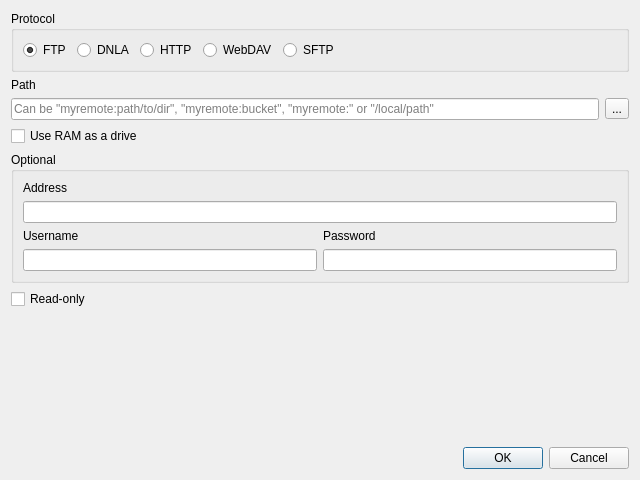
<?xml version="1.0" encoding="UTF-8"?>
<ui version="4.0">
 <class>NewServeWindow</class>
 <widget class="QDialog" name="NewServeWindow">
  <property name="geometry">
   <rect>
    <x>0</x>
    <y>0</y>
    <width>640</width>
    <height>480</height>
   </rect>
  </property>
  <property name="windowTitle">
   <string>New serve</string>
  </property>
  <property name="modal">
   <bool>true</bool>
  </property>
  <layout class="QVBoxLayout" name="verticalLayout">
   <item>
    <widget class="QGroupBox" name="groupBox_2">
     <property name="title">
      <string>Protocol</string>
     </property>
     <layout class="QHBoxLayout" name="horizontalLayout_2">
      <item>
       <widget class="QRadioButton" name="radioButton_ftp">
        <property name="text">
         <string notr="true">FTP</string>
        </property>
        <property name="checked">
         <bool>true</bool>
        </property>
       </widget>
      </item>
      <item>
       <widget class="QRadioButton" name="radioButton_dnla">
        <property name="text">
         <string notr="true">DNLA</string>
        </property>
       </widget>
      </item>
      <item>
       <widget class="QRadioButton" name="radioButton_http">
        <property name="text">
         <string notr="true">HTTP</string>
        </property>
       </widget>
      </item>
      <item>
       <widget class="QRadioButton" name="radioButton_webdav">
        <property name="text">
         <string notr="true">WebDAV</string>
        </property>
       </widget>
      </item>
      <item>
       <widget class="QRadioButton" name="radioButton_sftp">
        <property name="text">
         <string notr="true">SFTP</string>
        </property>
       </widget>
      </item>
      <item>
       <spacer name="horizontalSpacer">
        <property name="orientation">
         <enum>Qt::Orientation::Horizontal</enum>
        </property>
        <property name="sizeHint" stdset="0">
         <size>
          <width>40</width>
          <height>20</height>
         </size>
        </property>
       </spacer>
      </item>
     </layout>
    </widget>
   </item>
   <item>
    <widget class="QLabel" name="label_3">
     <property name="text">
      <string>Path</string>
     </property>
    </widget>
   </item>
   <item>
    <layout class="QHBoxLayout" name="horizontalLayout_3">
     <item>
      <widget class="QLineEdit" name="lineEdit_path">
       <property name="toolTip">
        <string>Can be &quot;myremote:path/to/dir&quot;, &quot;myremote:bucket&quot;, &quot;myremote:&quot; or &quot;/local/path&quot;</string>
       </property>
       <property name="placeholderText">
        <string>Can be &quot;myremote:path/to/dir&quot;, &quot;myremote:bucket&quot;, &quot;myremote:&quot; or &quot;/local/path&quot;</string>
       </property>
      </widget>
     </item>
     <item>
      <widget class="QToolButton" name="button_select_dir">
       <property name="text">
        <string notr="true">...</string>
       </property>
      </widget>
     </item>
    </layout>
   </item>
   <item>
    <widget class="QCheckBox" name="checkBox_use_ram">
     <property name="text">
      <string>Use RAM as a drive</string>
     </property>
    </widget>
   </item>
   <item>
    <widget class="QGroupBox" name="groupBox">
     <property name="title">
      <string>Optional</string>
     </property>
     <layout class="QVBoxLayout" name="verticalLayout_4">
      <item>
       <widget class="QLabel" name="label_4">
        <property name="text">
         <string>Address</string>
        </property>
       </widget>
      </item>
      <item>
       <widget class="QLineEdit" name="lineEdit_address">
        <property name="toolTip">
         <string>&lt;html&gt;&lt;head/&gt;&lt;body&gt;&lt;p&gt;Use this field to indicate which IP address and port the server should listen on, e.g. 1.2.3.4:8000 or :8080 to listen to all IPs&lt;/p&gt;&lt;p&gt;Default:&lt;/p&gt;&lt;p&gt;FTP - &lt;span style=&quot; font-family:'Courier New';&quot;&gt;localhost:2121&lt;/span&gt;&lt;/p&gt;&lt;p&gt;&lt;span style=&quot; font-family:'Courier New';&quot;&gt;DNLA - :7879&lt;/span&gt;&lt;/p&gt;&lt;p&gt;&lt;span style=&quot; font-family:'Courier New';&quot;&gt;HTTP - 127.0.0.1:8080&lt;/span&gt;&lt;/p&gt;&lt;p&gt;&lt;span style=&quot; font-family:'Courier New';&quot;&gt;WebDAV - 127.0.0.1:8080&lt;/span&gt;&lt;/p&gt;&lt;p&gt;&lt;span style=&quot; font-family:'Courier New';&quot;&gt;SFTP - localhost:2022&lt;/span&gt;&lt;/p&gt;&lt;/body&gt;&lt;/html&gt;</string>
        </property>
       </widget>
      </item>
      <item>
       <layout class="QHBoxLayout" name="horizontalLayout">
        <item>
         <layout class="QVBoxLayout" name="verticalLayout_2">
          <item>
           <widget class="QLabel" name="label">
            <property name="text">
             <string>Username</string>
            </property>
           </widget>
          </item>
          <item>
           <widget class="QLineEdit" name="lineEdit_username"/>
          </item>
         </layout>
        </item>
        <item>
         <layout class="QVBoxLayout" name="verticalLayout_3">
          <item>
           <widget class="QLabel" name="label_2">
            <property name="text">
             <string>Password</string>
            </property>
           </widget>
          </item>
          <item>
           <widget class="QLineEdit" name="lineEdit_password">
            <property name="echoMode">
             <enum>QLineEdit::EchoMode::Password</enum>
            </property>
           </widget>
          </item>
         </layout>
        </item>
       </layout>
      </item>
     </layout>
    </widget>
   </item>
   <item>
    <widget class="QCheckBox" name="checkBox_read_only">
     <property name="text">
      <string>Read-only</string>
     </property>
    </widget>
   </item>
   <item>
    <spacer name="verticalSpacer">
     <property name="orientation">
      <enum>Qt::Orientation::Vertical</enum>
     </property>
     <property name="sizeHint" stdset="0">
      <size>
       <width>20</width>
       <height>40</height>
      </size>
     </property>
    </spacer>
   </item>
   <item>
    <widget class="QDialogButtonBox" name="buttonBox">
     <property name="orientation">
      <enum>Qt::Orientation::Horizontal</enum>
     </property>
     <property name="standardButtons">
      <set>QDialogButtonBox::StandardButton::Cancel|QDialogButtonBox::StandardButton::Ok</set>
     </property>
    </widget>
   </item>
  </layout>
 </widget>
 <resources/>
 <connections>
  <connection>
   <sender>buttonBox</sender>
   <signal>rejected()</signal>
   <receiver>NewServeWindow</receiver>
   <slot>reject()</slot>
   <hints>
    <hint type="sourcelabel">
     <x>316</x>
     <y>260</y>
    </hint>
    <hint type="destinationlabel">
     <x>286</x>
     <y>274</y>
    </hint>
   </hints>
  </connection>
 </connections>
</ui>
